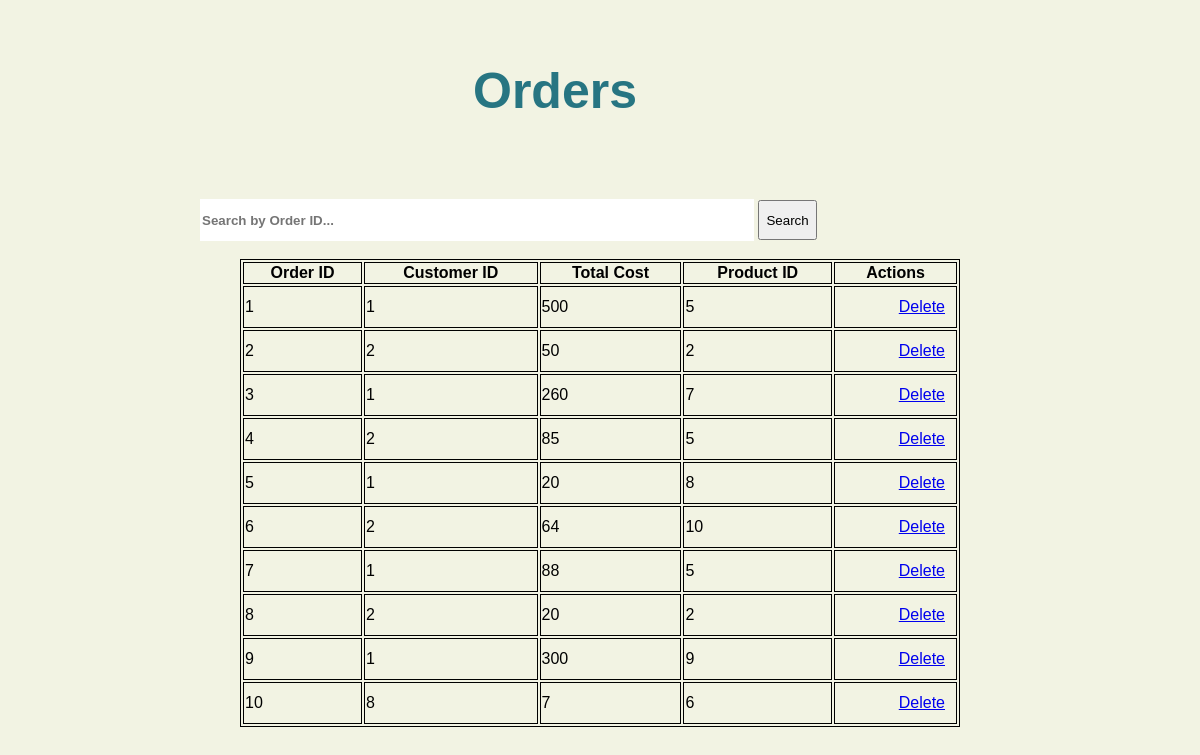
The page /addOrder/viewData.php on the database its author committed.
### tables this page shows
CREATE TABLE Orders(
o_orderID INTEGER primary key not null,
o_productID int,
o_totalcost float not null,
o_customerID int
);

### addOrder/viewData.php (the view, shortened to what this page needs)
<?php
	$dataQuery = '';
	$searchText = '';
	if (isset($_GET['deleteId'])) {
		$id = $_GET['deleteId'];
		try {
            $db = new SQLite3('../LustrousJewelers.db');
			$query = "Delete from Orders where o_orderID = " .$id;
			$db->exec($query);
        }catch (Exception $e) {
            echo $e->getMessage();
        }
        finally
        {
            $db = null;
        }
		$dataQuery ='select * from Orders';
	}
	else if (isset($_POST['btnSearch'])) {
		$searchText = $_POST['txtSearch'];
		$dataQuery = "select * from Orders where o_orderID like '%".$searchText."%'";
	}
	else if (isset($_POST['txtSearch'])) {
		$searchText = $_POST['txtSearch'];
		$dataQuery = "select * from Orders where o_orderID like '%".$searchText."%'";
	}
	else{
		$dataQuery ='select * from Orders';
	}
?>
<!DOCTYPE html>
<html>
<head>
	<link rel="stylesheet" type="text/css" href="viewData.css">
</head>
<body>
    <h2 style="margin-left:-90px;font-size: 50px;">Orders</h2><br>
	<form id='formSearch' method='POST' action = 'viewData.php'>
		<input type = 'text' name='txtSearch' id='txtSearch' placeholder='Search by Order ID...'
			value=<?php echo $searchText; ?> > <input type = 'submit' name='btnSearch' id='btnSearch' value = 'Search'><br>
	</form><br/>
	<table class='center' style="width: 60%; ">
	  <tr>
		<th>Order ID</th>
		<th>Customer ID</th>
		<th>Total Cost</th>
		<th>Product ID</th>
		<th>Actions</th>
	  </tr>
	<?php
		try {
			$db = new PDO('sqlite:../LustrousJewelers.db');
			$result = $db->query($dataQuery);
			foreach ($result as $row ) {
				echo "<tr><td>".$row['o_orderID']."</td>".
				"<td>".$row['o_customerID']."</td>".
				"<td>".$row['o_totalcost']."</td>".
				"<td>".$row['o_productID']."</td>".
				"<td><a href='viewData.php?deleteId=".$row['o_orderID']."'>Delete</a> "."</td></tr>";
			}
		} catch (PDOException $e) {
			echo $e->getMessage();
		}
		finally{
			$db = null;
		}
	?>
	</table>
</body>
</html>

### addOrder/viewData.css (style rules this page uses)
body { margin: 0; padding: 0; background-color:#eeefd9ba; font-family: 'Arial'; }
h2 { align-self: center; text-align: center; color: #277582; padding: 20px; }
#formSearch { margin: 0 auto; width: 800px; }
#txtSearch { width: 550px; height: 40px; border: none; font-weight: bold; }
#btnSearch { height:40px; }
.center { margin-left: auto; margin-right: auto; }
a { float: right; padding: 10px; }
table, th, td { border: 1px solid black; }

### rows shown on the page
orders: o_orderID "1", o_customerID "1", o_totalcost "500", o_productID "5"
orders: o_orderID "2", o_customerID "2", o_totalcost "50", o_productID "2"
orders: o_orderID "3", o_customerID "1", o_totalcost "260", o_productID "7"
orders: o_orderID "4", o_customerID "2", o_totalcost "85", o_productID "5"
orders: o_orderID "5", o_customerID "1", o_totalcost "20", o_productID "8"
orders: o_orderID "6", o_customerID "2", o_totalcost "64", o_productID "10"
orders: o_orderID "7", o_customerID "1", o_totalcost "88", o_productID "5"
orders: o_orderID "8", o_customerID "2", o_totalcost "20", o_productID "2"
orders: o_orderID "9", o_customerID "1", o_totalcost "300", o_productID "9"
orders: o_orderID "10", o_customerID "8", o_totalcost "7", o_productID "6"
